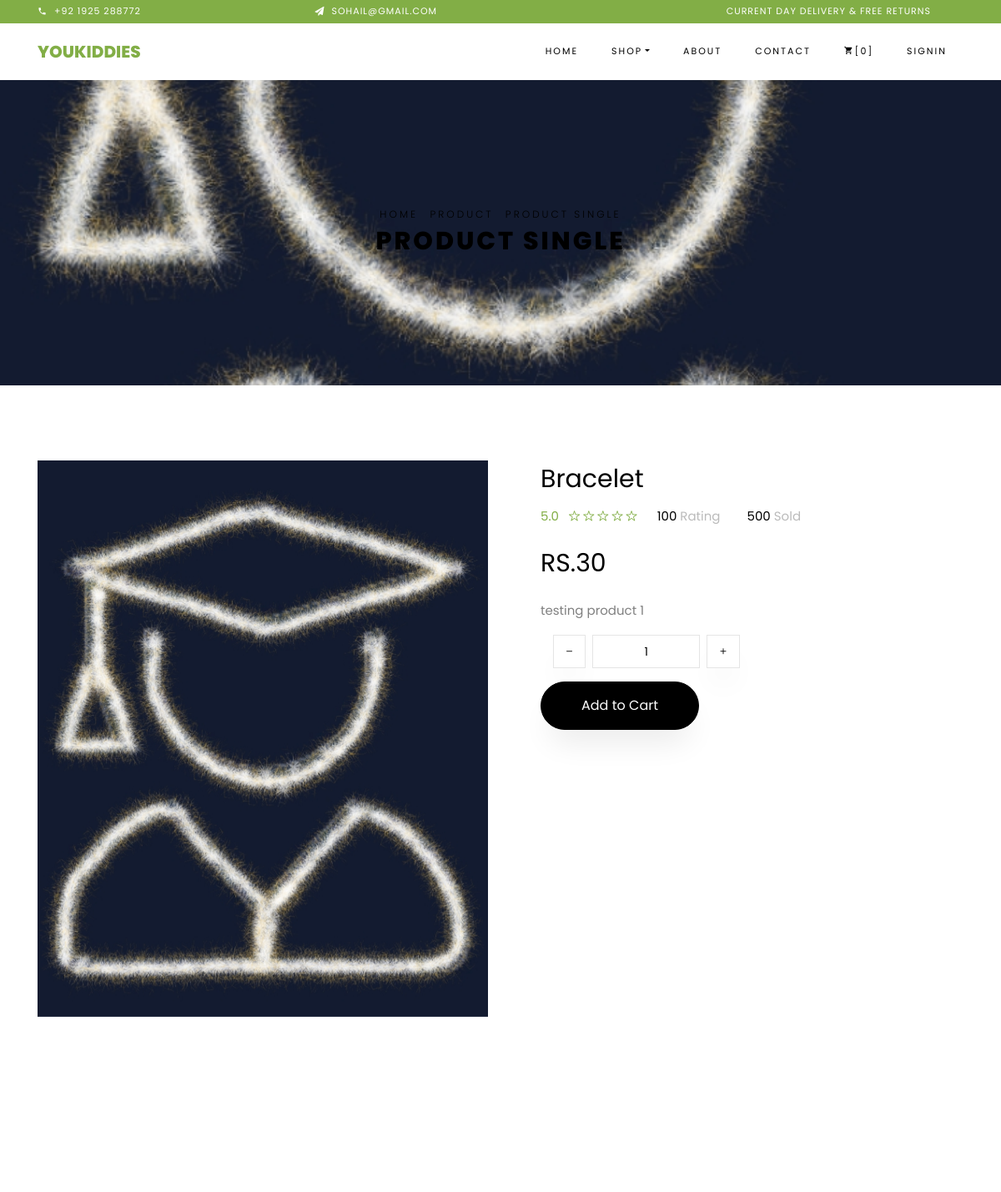
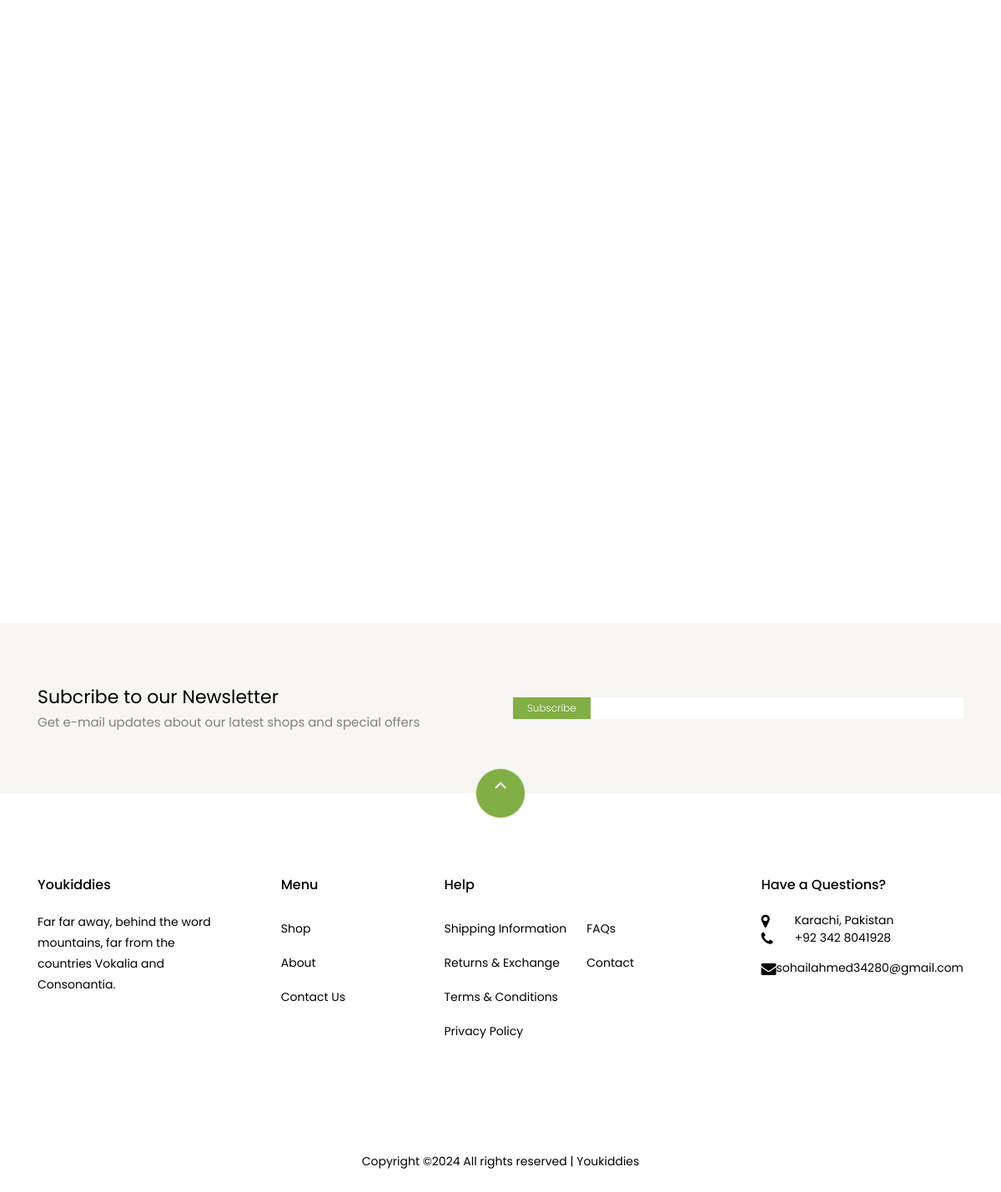
/shop/product/1, run on the app's committed database (2 pictures, top to bottom).
### shop/models.py (models this page shows, shortened)
class Product(models.Model):
    name = models.CharField(max_length=100)
    photo = models.ImageField(upload_to='products')
    price = models.IntegerField()
    details = models.TextField()
    category = models.ForeignKey(Category, on_delete=models.CASCADE)
    author = models.ForeignKey(AuthorProfile, on_delete=models.CASCADE)
    is_draft = models.BooleanField(default=False)
    date = models.DateTimeField(auto_now_add=True)
    inventory = models.IntegerField(default=1)

### shop/views.py (the view)
# urls.py: path('product/<int:product_id>', views.product_details, name='product-details'),
def product_details(request, product_id):
    product_details = Product.objects.get(id=product_id)
    ctg = Category.objects.get(name=product_details.category)
    related_products = Product.objects.filter(category=ctg)
    context = {
        'product': product_details,
        'related_products': related_products
    }
    return render(request, 'shop/product-details.html', context)

### cart/cart_context_processors.py (called while the page is built)
def cart_item_count(request):
    if request.user.is_authenticated:
        cart, created = Cart.objects.get_or_create(user=request.user)
        return {'cart_item_count': cart.items.count()}
    else:
        return {'cart_item_count': 0}

### shop/models.py (called while the page is built)
    def __str__(self):
        return self.name

### templates/shop/product-details.html (shortened to what this page needs)
{% extends 'base/base.html' %}
{% load static %}
{% block content %}
<div class="hero-wrap hero-bread" style="background-image: url({{product.photo.url}});">
    <div class="container">
        <div class="row no-gutters slider-text align-items-center justify-content-center">
            <div class="col-md-9 ftco-animate text-center">
              <p class="breadcrumbs" style="color: #000;">
                <span class="mr-2"><a href="{% url 'home' %}" style="color: #000;">Home</a></span>
                <span class="mr-2"><a href="{% url 'shop:shop' %}" style="color: #000;">Product</a></span>
                <span style="color: #000;">Product Single</span>
              </p>
              <h1 class="mb-0 bread" style="color: #000;">Product Single</h1>
            </div>
          </div>
    </div>
</div>
<section class="ftco-section">
    <div class="container">
        <div class="row">
            <div class="col-lg-6 mb-5 ftco-animate">
                <a href="{{ product.photo.url }}" class="image-popup">
                    <img src="{{ product.photo.url }}" class="img-fluid" alt="Product Image">
                </a>
            </div>
            <div class="col-lg-6 product-details pl-md-5 ftco-animate">
                <h3>{{ product.name }}</h3>
                <div class="rating d-flex">
                    <p class="text-left mr-4">
                        <a href="#" class="mr-2">5.0</a>
                        <a href="#"><span class="ion-ios-star-outline"></span></a>
                        <a href="#"><span class="ion-ios-star-outline"></span></a>
                        <a href="#"><span class="ion-ios-star-outline"></span></a>
                        <a href="#"><span class="ion-ios-star-outline"></span></a>
                        <a href="#"><span class="ion-ios-star-outline"></span></a>
                    </p>
                    <p class="text-left mr-4">
                        <a href="#" class="mr-2" style="color: #000;">100 <span style="color: #bbb;">Rating</span></a>
                    </p>
                    <p class="text-left">
                        <a href="#" class="mr-2" style="color: #000;">500 <span style="color: #bbb;">Sold</span></a>
                    </p>
                </div>
                <p class="price"><span>RS.{{ product.price }}</span></p>
                <p>{{ product.details }}</p>
                <div class="input-group col-md-6 d-flex mb-3">
                    <span class="input-group-btn mr-2">
                        <button type="button" class="quantity-left-minus btn" data-type="minus" data-field="">
                            <i class="ion-ios-remove"></i>
                        </button>
                    </span>
                    <input type="text" id="quantity" name="quantity" class="form-control input-number" value="1" min="1" max="100" readonly>
                    <span class="input-group-btn ml-2">
                        <button type="button" class="quantity-right-plus btn" data-type="plus" data-field="">
                            <i class="ion-ios-add"></i>
                        </button>
                    </span>
                </div>
                <p><a href="#" id="add-to-cart" class="btn btn-black py-3 px-5">Add to Cart</a></p>
            </div>
        </div>
    </div>
</section>
<section class="ftco-section">
    <div class="container">
        <div class="row justify-content-center mb-3 pb-3">
        </div>
    </div>
    <div class="container">
        <div class="row">
        </div>
    </div>
</section>
{% endblock %}

### data on the page
Product: photo (picture), name "Bracelet", price "30", details "testing product 1"

### other printed values
{{ cart_item_count }} "0"
